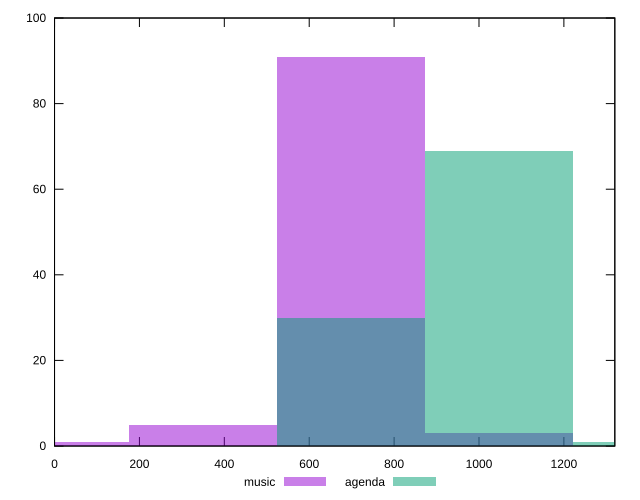

Write the gnuplot code that produced this figure.
reset

$music <<EOF
0 1
697.5357769163304 91
348.7678884581652 5
1046.3036653744957 3
EOF

$agenda <<EOF
1395.0715538326608 1
1046.3036653744957 69
697.5357769163304 30
EOF

set key outside below
set boxwidth 348.7678884581652
set xrange [0:1320]
set yrange [0:100]
set trange [0:100]
set style fill transparent solid 0.5 noborder
set terminal svg size 640, 500 enhanced background rgb 'white'
set output "reports/report_00032_2021-02-25T10-28-15.087Z/uses-http2/comparison/histogram/0_vs_1.svg"

plot $music title "music" with boxes, \
     $agenda title "agenda" with boxes

reset
